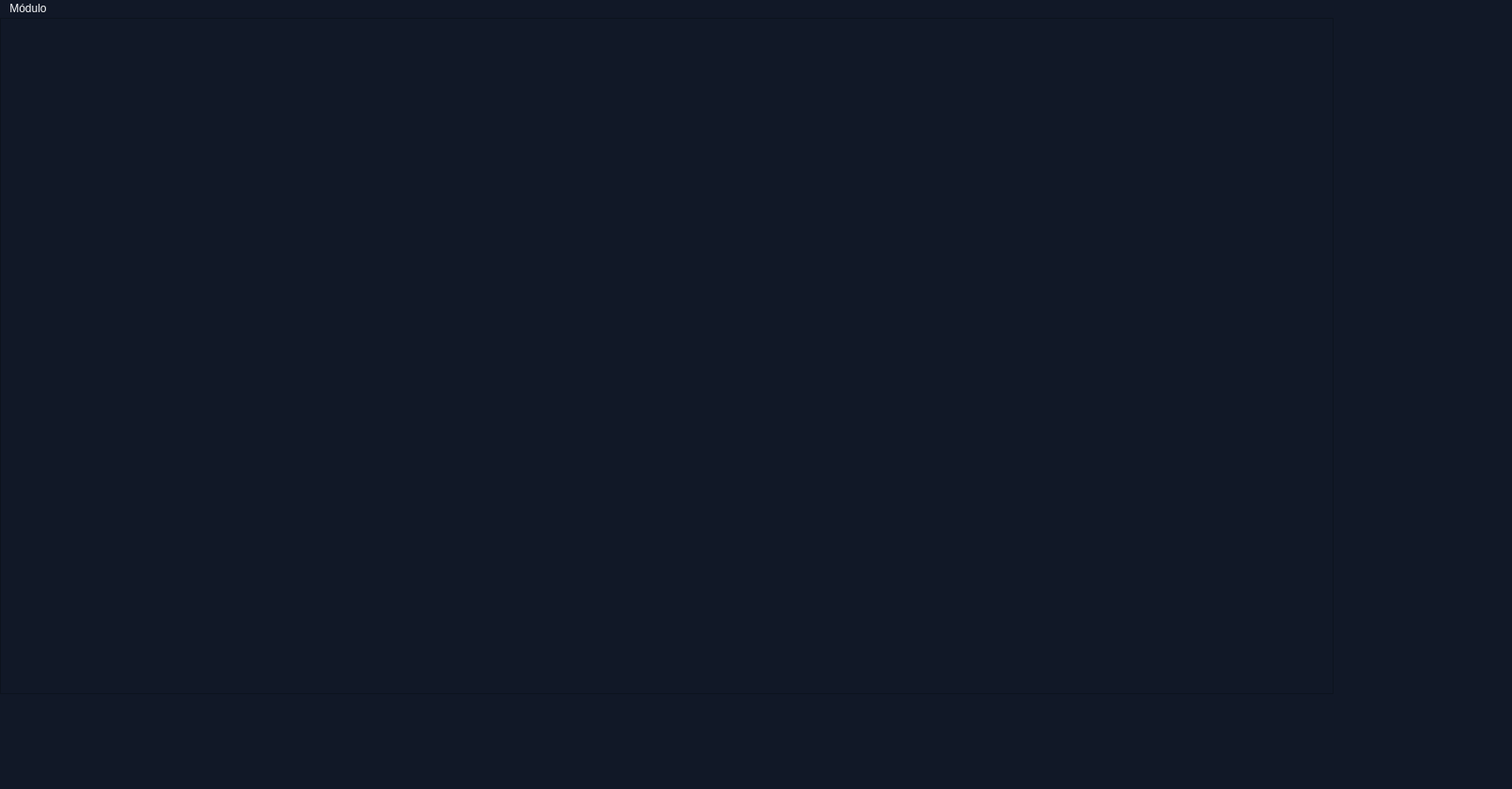
<?xml version='1.0' encoding='UTF-8'?>
<ui version="4.0">
 <class>MainWindow</class>
 <widget class="QMainWindow" name="MainWindow">
  <property name="geometry">
   <rect>
    <x>0</x>
    <y>0</y>
    <width>1610</width>
    <height>840</height>
   </rect>
  </property>
  <property name="windowTitle">
   <string>MainWindow</string>
  </property>
  <property name="styleSheet">
   <string notr="true">background-color: #111827;
color: #F8FAFC;</string>
  </property>
  <widget class="QWidget" name="centralwidget">
   <widget class="QFrame" name="frm_principal">
    <property name="geometry">
     <rect>
      <x>0</x>
      <y>0</y>
      <width>1420</width>
      <height>720</height>
     </rect>
    </property>
    <property name="frameShape">
     <enum>QFrame::StyledPanel</enum>
    </property>
    <property name="frameShadow">
     <enum>QFrame::Raised</enum>
    </property>
    <layout class="QVBoxLayout" name="verticalLayout" />
    <property name="styleSheet">
     <string notr="true">background-color: #111827;
color: #F8FAFC;</string>
    </property>
   </widget>
   <property name="styleSheet">
    <string notr="true">background-color: #111827;
color: #F8FAFC;</string>
   </property>
  </widget>
  <widget class="QMenuBar" name="menubar">
   <property name="geometry">
    <rect>
     <x>0</x>
     <y>0</y>
     <width>1610</width>
     <height>18</height>
    </rect>
   </property>
   <widget class="QMenu" name="menuModulo">
    <property name="title">
     <string>Módulo</string>
    </property>
    <addaction name="action_categorias" />
    <addaction name="action_compras" />
    <addaction name="action_productos" />
    <addaction name="action_proveedores" />
    <addaction name="action_vendedores" />
    <addaction name="action_ventas" />
   </widget>
   <addaction name="menuModulo" />
   <property name="styleSheet">
    <string notr="true">QMenuBar { background-color: #111827; color: #F8FAFC; }
QMenuBar::item:selected { background-color: #334155; }
QMenu { background-color: #FFFFFF; color: #111827; border: 1px solid #CBD5E1; }
QMenu::item:selected { background-color: #DCFCE7; }</string>
   </property>
  </widget>
  <widget class="QStatusBar" name="statusbar" />
  <action name="action_categorias">
   <property name="text">
    <string>CATEGORÍAS</string>
   </property>
  </action>
  <action name="action_compras">
   <property name="text">
    <string>COMPRAS</string>
   </property>
  </action>
  <action name="action_productos">
   <property name="text">
    <string>PRODUCTOS</string>
   </property>
  </action>
  <action name="action_proveedores">
   <property name="text">
    <string>PROVEEDORES</string>
   </property>
  </action>
  <action name="action_vendedores">
   <property name="text">
    <string>VENDEDORES</string>
   </property>
  </action>
  <action name="action_ventas">
   <property name="text">
    <string>VENTAS</string>
   </property>
  </action>
 </widget>
 <resources />
 <connections />
</ui>
